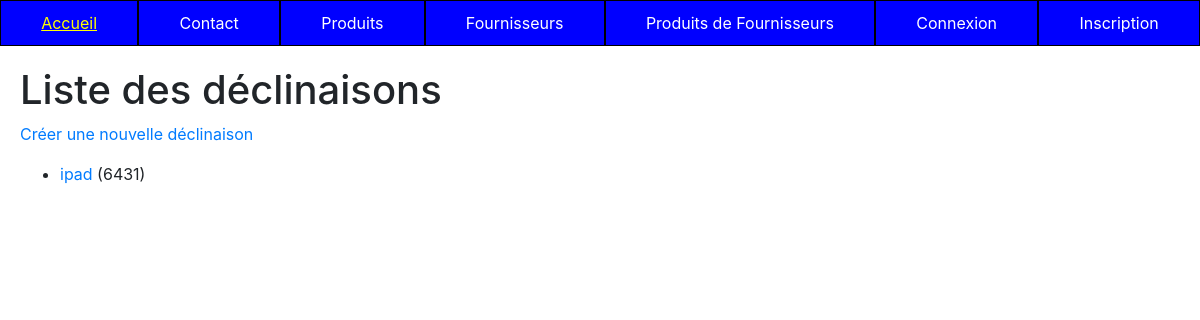
/appTp1/item/list, run on an earlier commit of the app's database.
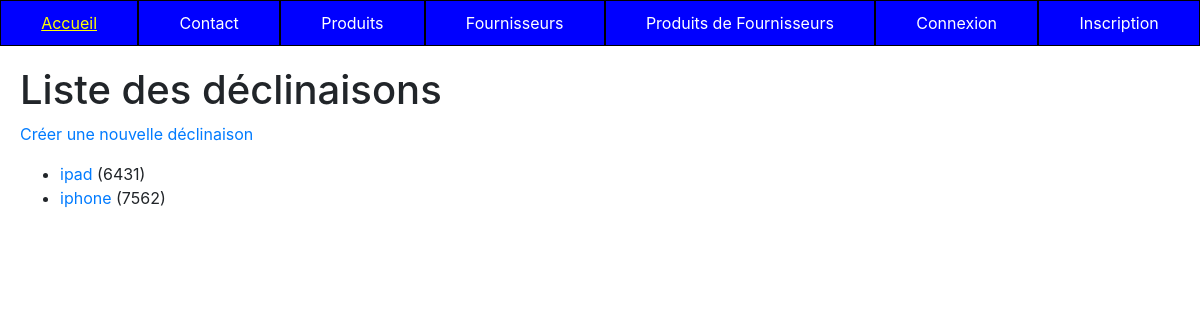
And on a later commit of the database.
### appTp1/models.py (models this page shows, shortened)
class ProductItem(models.Model):
    class Meta:
        verbose_name = "Déclinaison Produit"
    code    = models.CharField(max_length=10, null=True, blank=True, unique=True)
    product = models.ForeignKey('Product', on_delete=models.CASCADE)
    attributes  = models.ManyToManyField("ProductAttributeValue", related_name="product_item", blank=True)

class Product(models.Model):
    class Meta:
        verbose_name = "Produit"
    name          = models.CharField(max_length=100)
    code          = models.CharField(max_length=10, null=True, blank=True, unique=True)
    price_ht      = models.DecimalField(max_digits=8, decimal_places=2,  null=True, blank=True, verbose_name="Prix unitaire HT")
    price_ttc     = models.DecimalField(max_digits=8, decimal_places=2,  null=True, blank=True, verbose_name="Prix unitaire TTC")
    status        = models.SmallIntegerField(choices=PRODUCT_STATUS, default=0)
    date_creation = models.DateTimeField(blank=True, verbose_name="Date création", default=timezone.now)
    stock         = models.IntegerField(default=0)

### appTp1/views.py (the view)
# urls.py: path('item/list', views.ProductItemListView.as_view(), name='items'),
class ProductItemListView(ListView):
    model = ProductItem
    template_name = "appTp1/list_items.html"
    context_object_name = "declinaisons"
    def get_queryset(self):
        return ProductItem.objects.order_by('code')
    def get_context_data(self, **kwargs):
        context = super(ProductItemListView, self).get_context_data(**kwargs)
        context['titremenu'] = "Liste des déclinaisons"
        return context

### appTp1/templates/appTp1/list_items.html (shortened to what this page needs)
{% extends 'appTp1/base.html' %}
{% block content %}
<h1>{{ titremenu }}</h1>
<p><a href="{% url 'item-add' %}">Créer une nouvelle déclinaison</a></p>
<ul>
    {% if declinaisons|length == 0 %}
        <li>Aucune déclinaison</li>
    {% else %}
        {% for d in declinaisons %}
            <li><a href="{% url 'item-detail' d.id %}">{{ d.product.name }}</a> ({{ d.code }})</li>
        {% endfor %}
    {% endif %}
</ul>
{% endblock %}

What changed in the data, as far as the page shows it:
added ProductItem: product.name "iphone", code "7562"
